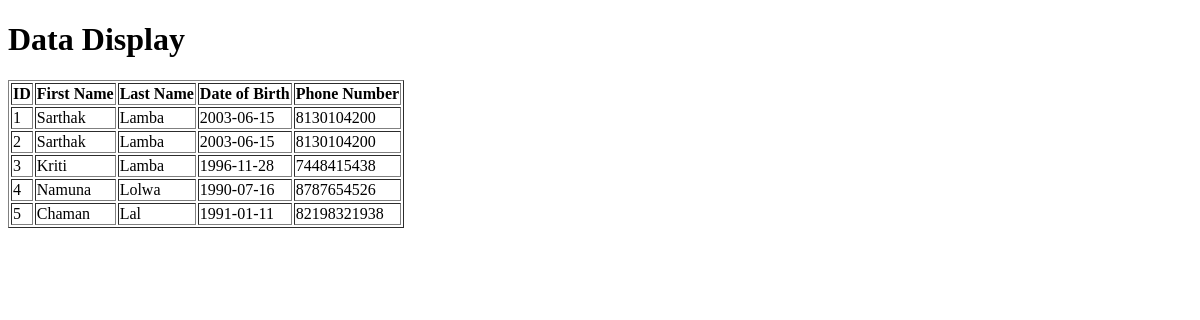
Before: /get with the older database file.
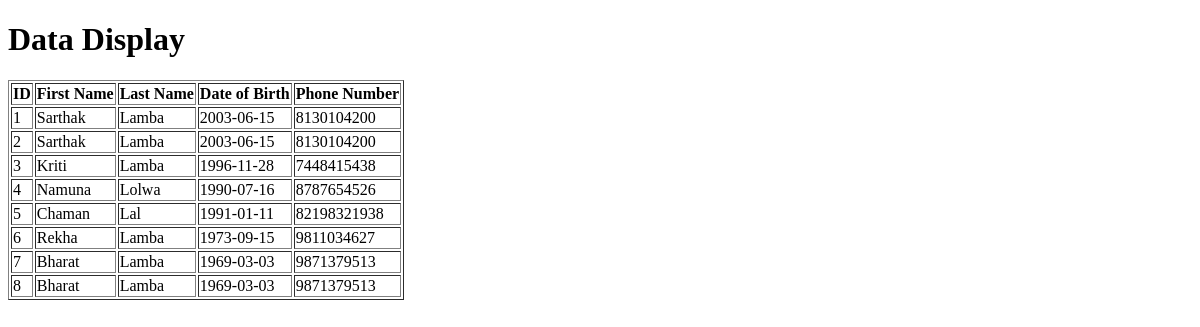
After: the same page with the newer database file.
### main.py (models this page shows)
class FormData(db.Model):
    id = db.Column(db.Integer, primary_key=True)
    ticket_id = db.Column(db.String(10), unique=True, nullable=False)
    f_name = db.Column(db.String(50), nullable=False)
    l_name = db.Column(db.String(50), nullable=False)
    dob = db.Column(db.Date, nullable=False)
    phone_number = db.Column(db.String(20), nullable=False)

### main.py (the view)
@app.route("/get", methods=['GET'])
def get_data():
    data = FormData.query.all()
    return render_template("get_data.html", data=data)

### templates/get_data.html (shortened to what this page needs)
<!DOCTYPE html>
<html lang="en">
<head>
</head>
<body>
<h1>Data Display</h1>
<table border="1">
    <thead>
        <tr>
            <th>ID</th>
            <th>First Name</th>
            <th>Last Name</th>
            <th>Date of Birth</th>
            <th>Phone Number</th>
        </tr>
    </thead>
    <tbody>
        {% for entry in data %}
            <tr>
                <td>{{ entry.id }}</td>
                <td>{{ entry.f_name }}</td>
                <td>{{ entry.l_name }}</td>
                <td>{{ entry.dob }}</td>
                <td>{{ entry.phone_number }}</td>
            </tr>
        {% endfor %}
    </tbody>
</table>
</body>
</html>

Changed rows visible on the page:
added FormData: id "6", f_name "Rekha", l_name "Lamba", dob "1973-09-15", phone_number "9811034627"
added FormData: id "7", f_name "Bharat", l_name "Lamba", dob "1969-03-03", phone_number "9871379513"
added FormData: id "8", f_name "Bharat", l_name "Lamba", dob "1969-03-03", phone_number "9871379513"
